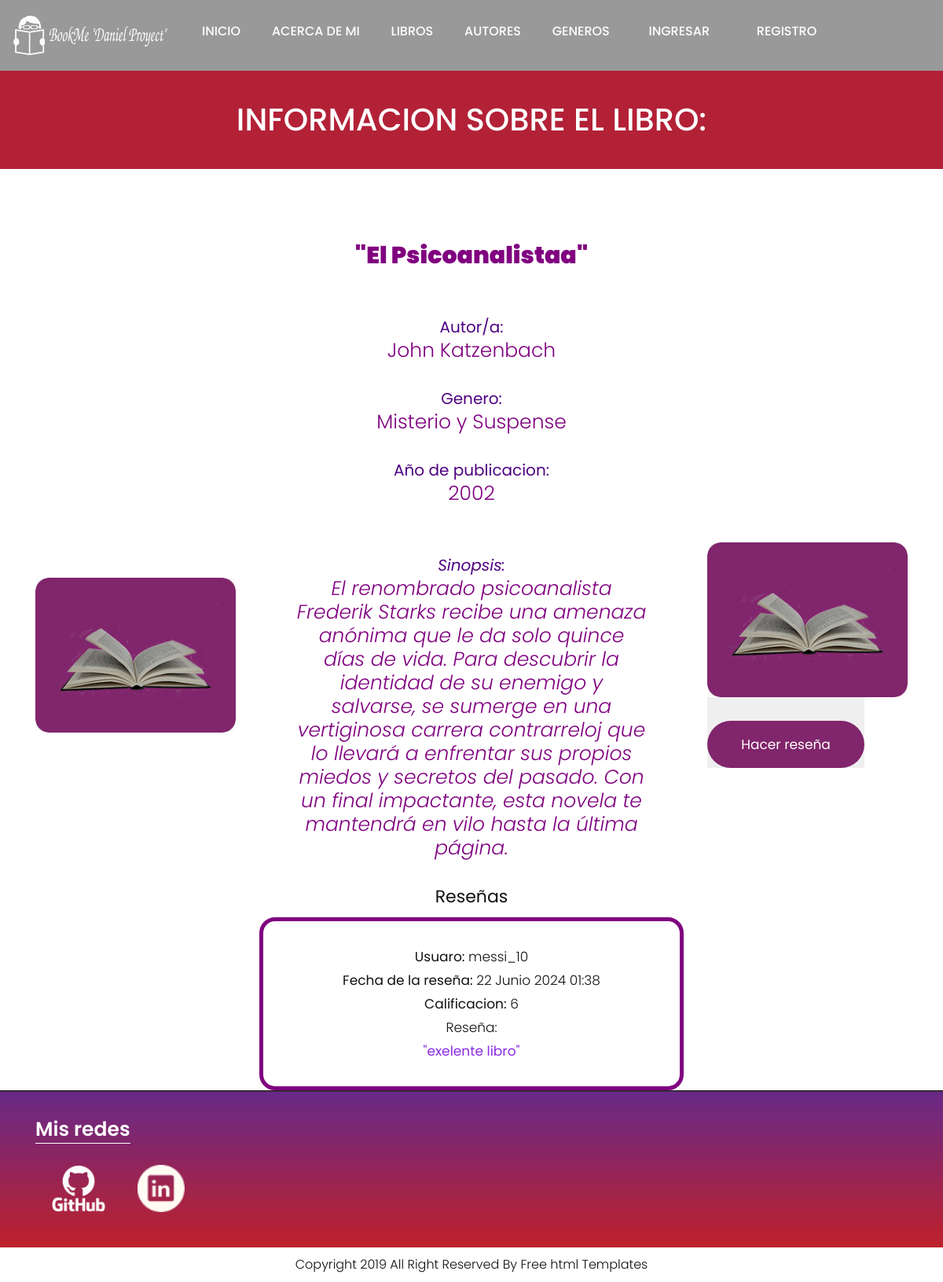
/AppBookme/detalle-libros/3, run on an earlier commit of the app's database.
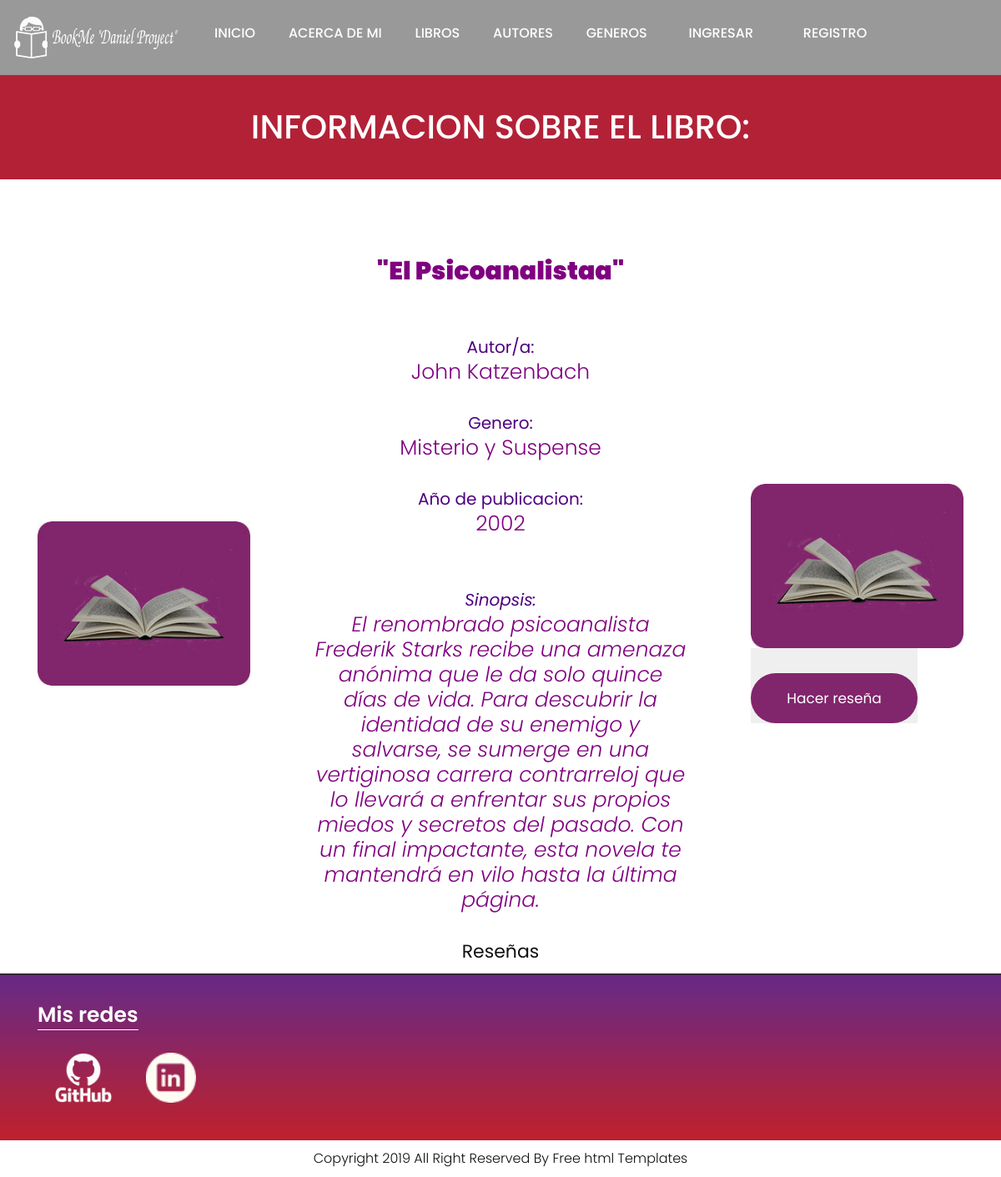
And on a later commit of the database.
### AppBookme/models.py (models this page shows, shortened)
class Reseñas(models.Model):
    libro = models.ForeignKey(Libro, on_delete=models.CASCADE, related_name='reseñas')
    usuario= models.ForeignKey(User, on_delete=models.CASCADE)
    comentario = models.TextField()
    calificacion = models.PositiveIntegerField(default=0)
    fecha = models.DateTimeField(auto_now_add=True)
    class Meta:
        unique_together = ['usuario', 'libro']

### AppBookme/views.py (the view)
# urls.py: path('detalle-libros/<pk>', LibrosDetalles.as_view(), name="DetalleLibro"),
class LibrosDetalles(DetailView):
	model = Libro
	template_name = "detalle_libro.html"
	context_object_name = "libro"
	def get_context_data(self, **kwargs):
		context = super().get_context_data(**kwargs)
		context['reseñas'] = Reseñas.objects.filter(libro=self.object)
		return context

### AppBookme/templates/detalle_libro.html (shortened to what this page needs)
{% extends 'principal.html' %}
{% load static %}
{% block BloqueQueCambia %}
<div class="about-bg">
   <div class="container">
      <div class="row">
         <div class="col-xl-12 col-lg-12 col-md-12 col-sm-12">
            <div class="abouttitle">
               <h2>Informacion sobre el libro:</h2>
            </div>
         </div>
      </div>
   </div>
</div>
<div class="Books">
   <div class="container">
      <div class="row">
         <div class="col-md-10 offset-md-1">
            <div class="titlepage">
            </div>
         </div>
      </div>
      <div class="row box">
         <div class="col-xl-3 col-lg-3 col-md-3 col-sm-12">
            <div class="book-box">
               <figure><img src="{% static 'images/book-1.jpg' %}" alt="img"/></figure>
            </div>
         </div>
         <div class="col-xl-6 col-lg-6 col-md-6 col-sm-12">
            <div class="book-box">
               <figure>
                  <ul>
                     <p style="font-size: 30px; color: purple; font-weight: bold">
                        <strong>"{{ libro.titulo }}"</strong>
                     </p>
                     <p style="font-size: 25px; color: purple;">
                        <strong style="font-size: 20px; color: rgb(77, 0, 128);">Autor/a:</strong> <br>{{ libro.autor}} <br><br>
                        <strong style="font-size: 20px; color: rgb(77, 0, 128);">Genero:</strong> <br>{{ libro.genero.nombre }} <br><br>
                        <strong style="font-size: 20px; color: rgb(77, 0, 128);">Año de publicacion:</strong> <br>{{ libro.publicacion }}
                     </p>
                     <p style="font-size: 25px; color: purple; font-style: italic">
                        <strong style="font-size: 20px; color: rgb(77, 0, 128);">Sinopsis:</strong> <br>{{ libro.sinopsis }}
                     </p>
                  </ul>
               </figure>
               <h2>Reseñas</h2>
               {% for reseña in reseñas %}
               <div style="border-radius: 20px; border: 5px solid purple;">
                  <p>
                     <strong>Usuaro:</strong> {{reseña.usuario.username}}<br>
                     <strong>Fecha de la reseña:</strong> {{reseña.fecha}}<br>
                     <strong>Calificacion:</strong> {{reseña.calificacion}}<br>
                     Reseña: <br><strong style="color: blueviolet;">"{{reseña.comentario}}" </strong>
                  </p>
               </div>
                  {% endfor %}
            </div>
         </div>
         <div class="col-xl-3 col-lg-3 col-md-3 col-sm-12">
            <div class="book-box">
               <figure><img src="{% static 'images/book-1.jpg' %}" alt="img"/></figure>
            </div>
            <div>
               <button class="read-more"><a href="{% url 'Reseña' libro.id %}">Hacer reseña</a></button>
            </div>
         </div>
      </div>
   </div>
</div>
{% endblock BloqueQueCambia %}

What changed in the data, as far as the page shows it:
removed Reseñas: usuario.username "messi_10", fecha "22 Junio 2024 01:38", calificacion "6", comentario "exelente libro"
